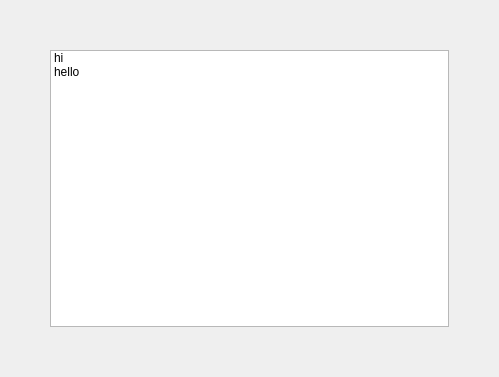
<?xml version="1.0" encoding="UTF-8"?>
<ui version="4.0">
 <class>MainWindow</class>
 <widget class="QMainWindow" name="MainWindow">
  <property name="geometry">
   <rect>
    <x>0</x>
    <y>0</y>
    <width>499</width>
    <height>377</height>
   </rect>
  </property>
  <property name="windowTitle">
   <string>MainWindow</string>
  </property>
  <widget class="QWidget" name="centralwidget">
   <layout class="QVBoxLayout" name="verticalLayout">
    <property name="spacing">
     <number>0</number>
    </property>
    <property name="leftMargin">
     <number>50</number>
    </property>
    <property name="topMargin">
     <number>50</number>
    </property>
    <property name="rightMargin">
     <number>50</number>
    </property>
    <property name="bottomMargin">
     <number>50</number>
    </property>
    <item>
     <widget class="QListWidget" name="listWidget">
      <item>
       <property name="text">
        <string>hi</string>
       </property>
      </item>
      <item>
       <property name="text">
        <string>hello</string>
       </property>
      </item>
     </widget>
    </item>
   </layout>
  </widget>
 </widget>
 <resources/>
 <connections/>
</ui>
